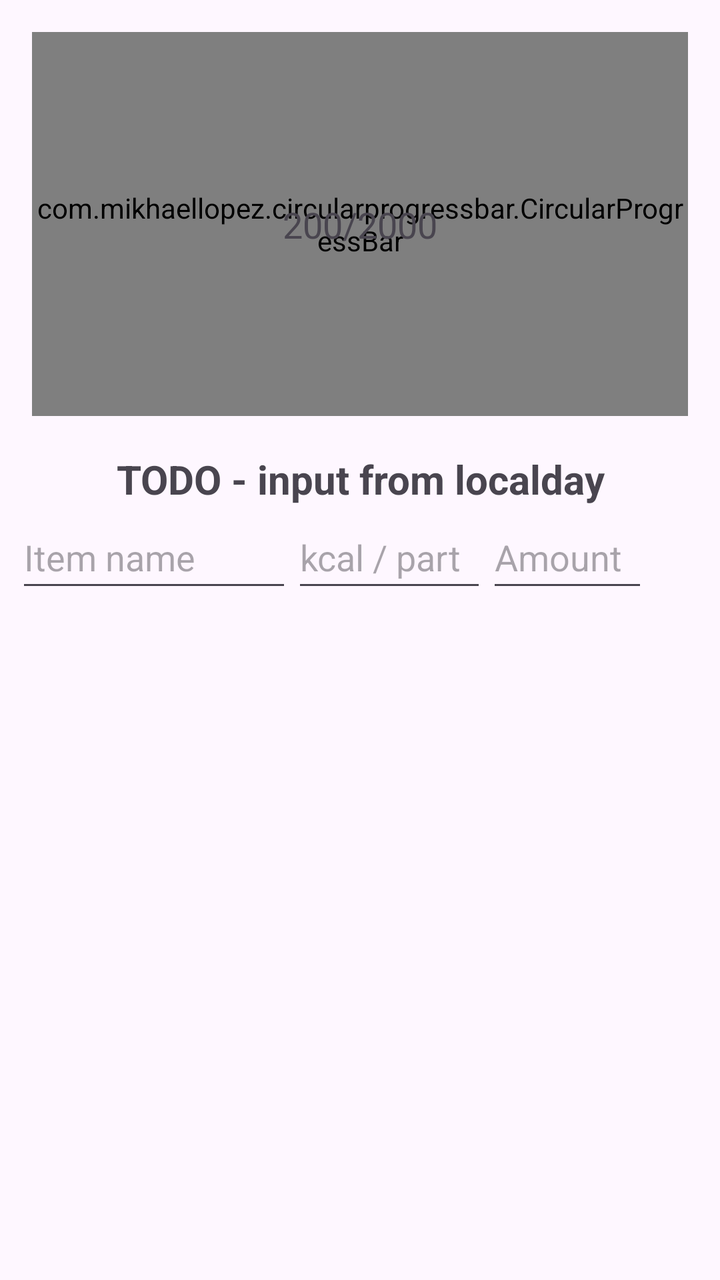
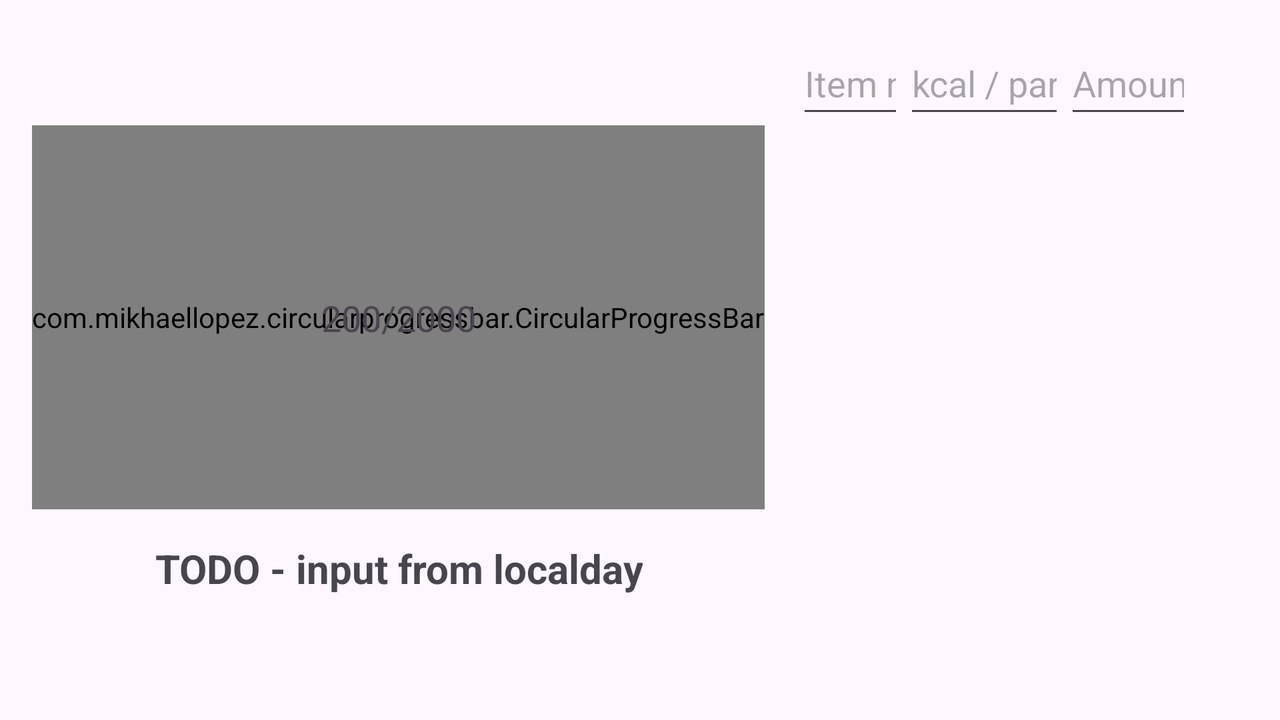

First picture: res/layout/ on a phone held upright. Second picture: the repository's own variant of that layout, on a device whose configuration matches the variant's folder. Source for both follows.
<!-- AndroidManifest.xml: application theme Theme.CalorieTracker -->
<!-- res/layout/fragment_dashboard.xml -->
<?xml version="1.0" encoding="utf-8"?>
<androidx.constraintlayout.widget.ConstraintLayout xmlns:android="http://schemas.android.com/apk/res/android"
    xmlns:app="http://schemas.android.com/apk/res-auto"
    xmlns:tools="http://schemas.android.com/tools"
    android:id="@+id/dashboard_layout"
    android:layout_width="match_parent"
    android:layout_height="match_parent"
    tools:context=".ui.dashboard.DashboardFragment">

    <androidx.constraintlayout.widget.ConstraintLayout
        android:id="@+id/progress_layout"
        android:layout_width="0dp"
        android:layout_height="wrap_content"
        android:layout_marginStart="16dp"
        android:layout_marginTop="16dp"
        android:layout_marginEnd="16dp"
        app:layout_constraintEnd_toEndOf="parent"
        app:layout_constraintStart_toStartOf="parent"
        app:layout_constraintTop_toTopOf="parent">

        <com.mikhaellopez.circularprogressbar.CircularProgressBar
            android:id="@+id/progress_circular"
            android:layout_width="wrap_content"
            android:layout_height="192dp"

            app:cpb_background_progressbar_color="@color/progressbar_background"
            app:cpb_background_progressbar_width="25dp"
            app:cpb_progress="@integer/current_calorie"
            app:cpb_progress_direction="to_right"
            app:cpb_progress_max="@integer/max_calorie"
            app:cpb_progressbar_color="@color/progressbar_default"
            app:cpb_progressbar_width="25dp"
            app:cpb_round_border="false"
            app:layout_constraintBottom_toBottomOf="parent"
            app:layout_constraintEnd_toEndOf="parent"
            app:layout_constraintHorizontal_bias="0.497"
            app:layout_constraintStart_toStartOf="parent"
            app:layout_constraintTop_toTopOf="parent"
            app:layout_constraintVertical_bias="0.0" />

        <TextView
            android:id="@+id/progress_text"
            android:gravity="center"
            android:text="@string/progressBar_percentage"
            android:textSize="18sp"
            app:layout_constraintBottom_toBottomOf="@+id/progress_circular"
            app:layout_constraintEnd_toEndOf="@+id/progress_circular"
            app:layout_constraintStart_toStartOf="@+id/progress_circular"
            app:layout_constraintTop_toTopOf="@+id/progress_circular"
            android:layout_width="wrap_content"
            android:layout_height="wrap_content" />
    </androidx.constraintlayout.widget.ConstraintLayout>

    <LinearLayout
        android:layout_width="match_parent"
        android:layout_height="0dp"
        android:layout_marginStart="8dp"
        android:layout_marginTop="8dp"
        android:layout_marginEnd="8dp"
        android:layout_marginBottom="8dp"
        android:orientation="vertical"
        app:layout_constraintBottom_toBottomOf="parent"
        app:layout_constraintEnd_toEndOf="parent"
        app:layout_constraintStart_toStartOf="parent"
        app:layout_constraintTop_toBottomOf="@+id/progress_layout">

        <TextView
            android:id="@+id/today_text"
            android:layout_width="match_parent"
            android:layout_height="wrap_content"
            android:layout_marginTop="10dp"
            android:gravity="center"
            android:text="@string/current_day"
            android:textSize="20sp"
            android:textStyle="bold"
            app:layout_constraintBottom_toTopOf="@+id/item_add_edit_layout"
            app:layout_constraintTop_toBottomOf="@+id/progress_layout" />

        <LinearLayout
            android:id="@+id/item_add_edit_layout"
            android:layout_width="match_parent"
            android:layout_height="wrap_content"
            android:orientation="horizontal"
            app:layout_constraintBottom_toTopOf="@+id/add_button"
            app:layout_constraintTop_toBottomOf="@id/today_text">

            <AutoCompleteTextView
                android:id="@+id/item_name_edit_text"
                android:layout_width="wrap_content"
                android:layout_height="48dp"
                android:layout_weight="5"
                android:autofillHints="@string/item_name_hint"
                android:dropDownHeight="150dp"
                android:hint="@string/item_name_hint"
                android:inputType="text" />

            <EditText
                android:id="@+id/item_calorie_edit_text"
                android:layout_width="wrap_content"
                android:layout_height="48dp"
                android:layout_weight="1"
                android:autofillHints="@string/item_calorie_hint"
                android:hint="@string/item_calorie_hint"
                android:inputType="numberDecimal" />

            <EditText
                android:id="@+id/item_amount_edit_text"
                android:layout_width="wrap_content"
                android:layout_height="48dp"
                android:layout_weight="1"
                android:autofillHints="@string/item_amount_hint"
                android:hint="@string/item_amount_hint"
                android:inputType="numberDecimal" />

            <Button
                android:id="@+id/add_button"
                style="@style/Widget.Material3.Button.IconButton"
                android:layout_width="wrap_content"
                android:layout_height="wrap_content"
                android:layout_weight="0"
                app:icon="@drawable/ic_baseline_playlist_add_24"
                app:layout_constraintBottom_toTopOf="@+id/list_layout"
                app:layout_constraintTop_toBottomOf="@+id/item_add_edit_layout" />

        </LinearLayout>

        <androidx.recyclerview.widget.RecyclerView
            android:id="@+id/list_layout"
            android:layout_width="match_parent"
            android:layout_height="wrap_content"
            app:layout_constraintBottom_toBottomOf="@+id/home_layout"
            app:layout_constraintTop_toBottomOf="@id/add_button" />
    </LinearLayout>
</androidx.constraintlayout.widget.ConstraintLayout>
<!-- resources referenced by this layout -->
<resources>
  <color name="progressbar_background">#9DB5B2</color>
  <color name="progressbar_default">#08415C</color>
  <integer name="current_calorie">0</integer>
  <integer name="max_calorie">2000</integer>
  <string name="current_day">TODO - input from localday</string>
  <string name="item_amount_hint">Amount</string>
  <string name="item_calorie_hint">kcal / part</string>
  <string name="item_name_hint">Item name</string>
  <string name="progressBar_percentage">200/2000</string>
  <style name="Theme.CalorieTracker" parent="Theme.Material3.DayNight.NoActionBar" />
</resources>
<!-- res/layout-w600dp/fragment_dashboard.xml (the repository's variant of the layout above) -->
<!-- drawn on the phone turned sideways -->
<?xml version="1.0" encoding="utf-8"?>
<androidx.constraintlayout.widget.ConstraintLayout xmlns:android="http://schemas.android.com/apk/res/android"
    xmlns:app="http://schemas.android.com/apk/res-auto"
    xmlns:tools="http://schemas.android.com/tools"
    android:id="@+id/dashboard_layout"
    android:layout_width="match_parent"
    android:layout_height="match_parent"
    tools:context=".ui.dashboard.DashboardFragment">

    <androidx.constraintlayout.widget.ConstraintLayout
        android:id="@+id/progress_layout"
        android:layout_width="0dp"
        android:layout_height="wrap_content"
        android:layout_marginStart="16dp"
        app:layout_constraintBottom_toBottomOf="parent"
        app:layout_constraintStart_toStartOf="parent"
        app:layout_constraintTop_toTopOf="parent">

        <com.mikhaellopez.circularprogressbar.CircularProgressBar
            android:id="@+id/progress_circular"
            android:layout_width="wrap_content"
            android:layout_height="192dp"

            app:cpb_background_progressbar_color="@color/progressbar_background"
            app:cpb_background_progressbar_width="25dp"
            app:cpb_progress="@integer/current_calorie"
            app:cpb_progress_direction="to_right"
            app:cpb_progress_max="@integer/max_calorie"
            app:cpb_progressbar_color="@color/progressbar_default"
            app:cpb_progressbar_width="25dp"
            app:cpb_round_border="false"
            app:layout_constraintBottom_toBottomOf="parent"
            app:layout_constraintEnd_toEndOf="parent"
            app:layout_constraintHorizontal_bias="0.497"
            app:layout_constraintStart_toStartOf="parent"
            app:layout_constraintTop_toTopOf="parent"
            app:layout_constraintVertical_bias="0.0" />

        <TextView
            android:id="@+id/progress_text"
            android:layout_width="wrap_content"
            android:layout_height="wrap_content"
            android:gravity="center"
            android:text="@string/progressBar_percentage"
            android:textSize="18sp"
            app:layout_constraintBottom_toBottomOf="@+id/progress_circular"
            app:layout_constraintEnd_toEndOf="@+id/progress_circular"
            app:layout_constraintStart_toStartOf="@+id/progress_circular"
            app:layout_constraintTop_toTopOf="@+id/progress_circular" />

        <TextView
            android:id="@+id/today_text"
            android:layout_width="match_parent"
            android:layout_height="wrap_content"
            android:layout_marginTop="16dp"
            android:gravity="center"
            android:text="@string/current_day"
            android:textSize="20sp"
            android:textStyle="bold"
            app:layout_constraintBottom_toBottomOf="parent"
            app:layout_constraintEnd_toEndOf="parent"
            app:layout_constraintStart_toStartOf="parent"
            app:layout_constraintTop_toBottomOf="@+id/progress_circular" />

    </androidx.constraintlayout.widget.ConstraintLayout>

    <LinearLayout
        android:layout_width="0dp"
        android:layout_height="0dp"
        android:layout_marginStart="16dp"
        android:layout_marginTop="16dp"
        android:layout_marginEnd="16dp"
        android:layout_marginBottom="16dp"
        android:orientation="vertical"
        app:layout_constraintBottom_toBottomOf="parent"
        app:layout_constraintEnd_toEndOf="parent"
        app:layout_constraintStart_toEndOf="@+id/progress_layout"
        app:layout_constraintTop_toTopOf="parent">

        <LinearLayout
            android:id="@+id/item_add_edit_layout"
            android:layout_width="match_parent"
            android:layout_height="wrap_content"
            android:orientation="horizontal"
            app:layout_constraintBottom_toTopOf="@+id/add_button"
            app:layout_constraintTop_toBottomOf="@id/today_text">

            <AutoCompleteTextView
                android:id="@+id/item_name_edit_text"
                android:layout_width="wrap_content"
                android:layout_height="48dp"
                android:layout_weight="5"
                android:autofillHints="@string/item_name_hint"
                android:dropDownHeight="150dp"
                android:hint="@string/item_name_hint"
                android:inputType="text" />

            <EditText
                android:id="@+id/item_calorie_edit_text"
                android:layout_width="wrap_content"
                android:layout_height="48dp"
                android:layout_weight="1"
                android:autofillHints="@string/item_calorie_hint"
                android:hint="@string/item_calorie_hint"
                android:inputType="numberDecimal" />

            <EditText
                android:id="@+id/item_amount_edit_text"
                android:layout_width="wrap_content"
                android:layout_height="48dp"
                android:layout_weight="1"
                android:autofillHints="@string/item_amount_hint"
                android:hint="@string/item_amount_hint"
                android:inputType="numberDecimal" />

            <Button
                android:id="@+id/add_button"
                style="@style/Widget.Material3.Button.IconButton"
                android:layout_width="wrap_content"
                android:layout_height="wrap_content"
                android:layout_weight="0"
                app:icon="@drawable/ic_baseline_playlist_add_24"
                app:layout_constraintBottom_toTopOf="@+id/list_layout"
                app:layout_constraintTop_toBottomOf="@+id/item_add_edit_layout" />

        </LinearLayout>

        <androidx.recyclerview.widget.RecyclerView
            android:id="@+id/list_layout"
            android:layout_width="match_parent"
            android:layout_height="wrap_content"
            app:layout_constraintBottom_toBottomOf="@+id/home_layout"
            app:layout_constraintTop_toBottomOf="@id/add_button" />
    </LinearLayout>

</androidx.constraintlayout.widget.ConstraintLayout>
